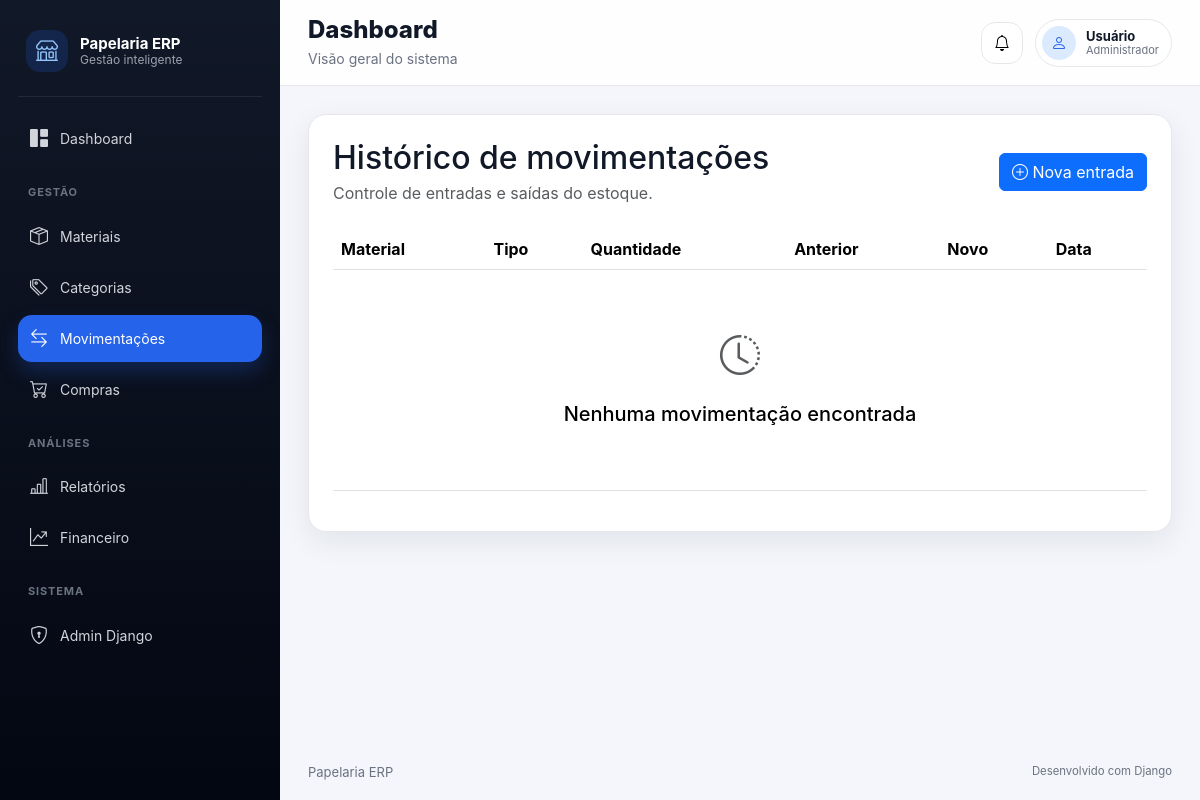
/inventory/stock/movements/, run on an earlier commit of the app's database.
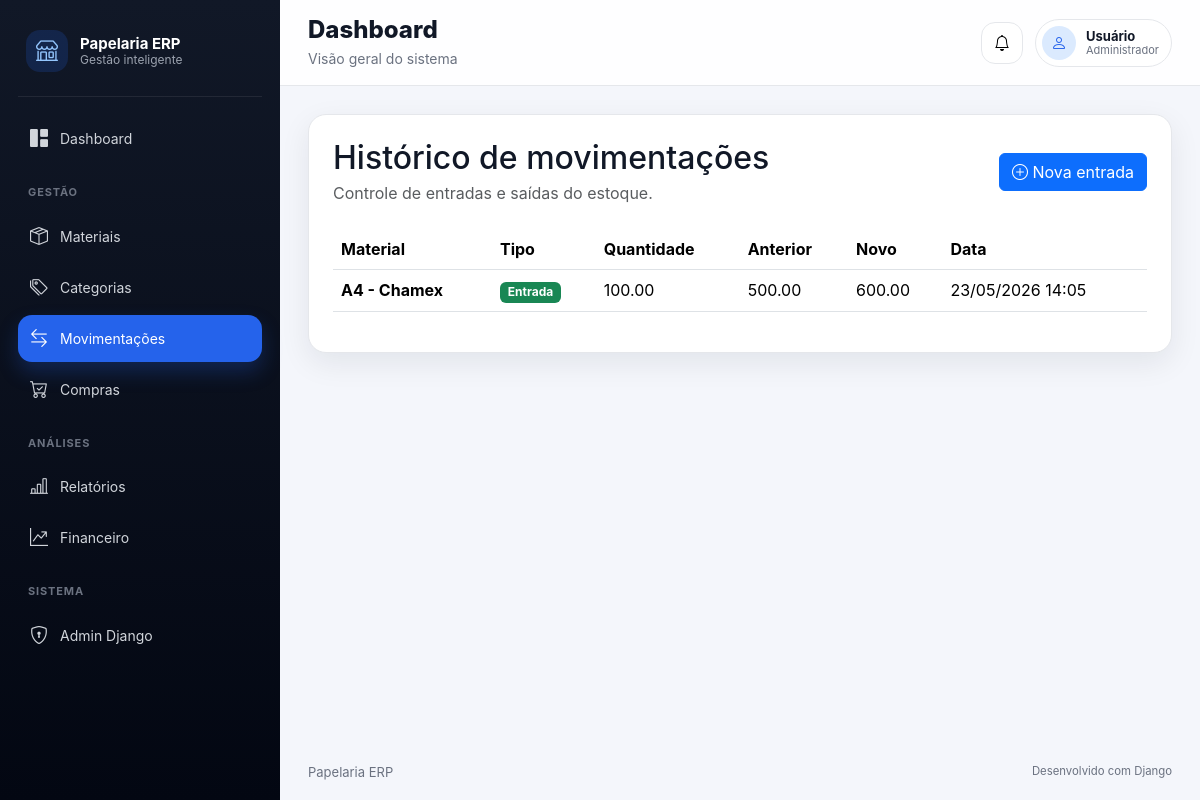
And on a later commit of the database.
### apps/inventory/models/stock_movement.py (models this page shows, shortened)
class StockMovement(BaseModel):
    material = models.ForeignKey(
        Material,
        on_delete=models.PROTECT,
        related_name="movements",
        verbose_name="Material",
    )
    movement_type = models.CharField(
        max_length=20,
        choices=MovementType.choices,
        verbose_name="Tipo de movimentação",
    )
    quantity = models.DecimalField(
        max_digits=10,
        decimal_places=2,
        verbose_name="Quantidade",
    )
    previous_stock = models.DecimalField(
        max_digits=10,
        decimal_places=2,
        verbose_name="Estoque anterior",
    )
    new_stock = models.DecimalField(
        max_digits=10,
        decimal_places=2,
        verbose_name="Novo estoque",
    )
    notes = models.TextField(
        blank=True,
        null=True,
        verbose_name="Observações",
    )
    class Meta:
        verbose_name = "Movimentação de estoque"
        verbose_name_plural = "Movimentações de estoque"
        ordering = ["-created_at"]

### apps/inventory/models/material.py (models this page shows, shortened)
class Material(BaseModel):
    name = models.CharField(
        max_length=150,
        verbose_name="Nome",
    )
    category = models.ForeignKey(
        Category,
        on_delete=models.PROTECT,
        related_name="materials",
        verbose_name="Categoria",
    )
    supplier = models.ForeignKey(
        Supplier,
        on_delete=models.SET_NULL,
        related_name="materials",
        blank=True,
        null=True,
        verbose_name="Fornecedor",
    )
    description = models.TextField(
        blank=True,
        null=True,
        verbose_name="Descrição",
    )
    current_stock = models.DecimalField(
        max_digits=10,
        decimal_places=2,
        default=0,
        verbose_name="Estoque atual",
    )
    minimum_stock = models.DecimalField(
        max_digits=10,
        decimal_places=2,
        default=0,
        verbose_name="Estoque mínimo",
    )
    unit = models.CharField(
        max_length=20,
        default="un",
        verbose_name="Unidade",
    )
    cost_price = models.DecimalField(
        max_digits=10,
        decimal_places=2,
        default=0,
        verbose_name="Preço de custo",
    )
    class Meta:
        verbose_name = "Material"
        verbose_name_plural = "Materiais"
        ordering = ["name"]

### apps/inventory/views/stock/list_view.py (the view)
def stock_movement_list_view(request):
    movements = get_stock_movements()
    context = {
        "movements": movements,
    }
    return render(
        request,
        "inventory/stock/list.html",
        context,
    )

### apps/inventory/selectors/stock_selector.py (called while the page is built)
def get_stock_movements():
    return (
        StockMovement.objects
        .select_related("material")
        .order_by("-created_at")
    )

### apps/inventory/templates/inventory/stock/list.html (shortened to what this page needs)
{% extends "core/base.html" %}
{% block content %}
<div class="content-card">
    <div class="d-flex justify-content-between align-items-center mb-4">
        <div>
            <h2 class="mb-1">
                Histórico de movimentações
            </h2>
            <p class="text-muted mb-0">
                Controle de entradas e saídas do estoque.
            </p>
        </div>
        <a
            href="{% url 'inventory:stock_entry' %}"
            class="btn btn-primary"
        >
            <i class="bi bi-plus-circle"></i>
            Nova entrada
        </a>
    </div>
    <div class="table-responsive">
        <table class="table align-middle">
            <thead>
                <tr>
                    <th>Material</th>
                    <th>Tipo</th>
                    <th>Quantidade</th>
                    <th>Anterior</th>
                    <th>Novo</th>
                    <th>Data</th>
                </tr>
            </thead>
            <tbody>
                {% for movement in movements %}
                    <tr>
                        <td>
                            <strong>
                                {{ movement.material.name }}
                            </strong>
                        </td>
                        <td>
                            {% if movement.movement_type == "ENTRY" %}
                                <span class="badge bg-success">
                                    Entrada
                                </span>
                            {% elif movement.movement_type == "OUTPUT" %}
                                <span class="badge bg-danger">
                                    Saída
                                </span>
                            {% else %}
                                <span class="badge bg-warning text-dark">
                                    Ajuste
                                </span>
                            {% endif %}
                        </td>
                        <td>
                            {{ movement.quantity }}
                        </td>
                        <td>
                            {{ movement.previous_stock }}
                        </td>
                        <td>
                            {{ movement.new_stock }}
                        </td>
                        <td>
                            {{ movement.created_at|date:"d/m/Y H:i" }}
                        </td>
                    </tr>
                {% empty %}
                    <tr>
                        <td colspan="6">
                            <div class="text-center py-5">
                                <i class="bi bi-clock-history fs-1 text-muted"></i>
                                <h5 class="mt-3">
                                    Nenhuma movimentação encontrada
                                </h5>
                            </div>
                        </td>
                    </tr>
                {% endfor %}
            </tbody>
        </table>
    </div>
</div>
{% endblock %}

What changed in the data, as far as the page shows it:
added StockMovement: material.name "A4 - Chamex", movement_type "Entrada", quantity "100.00", previous_stock "500.00", new_stock "600.00", created_at "23/05/2026 14:05"
Also different on the page:
text no longer shown: "Nenhuma movimentação encontrada"
